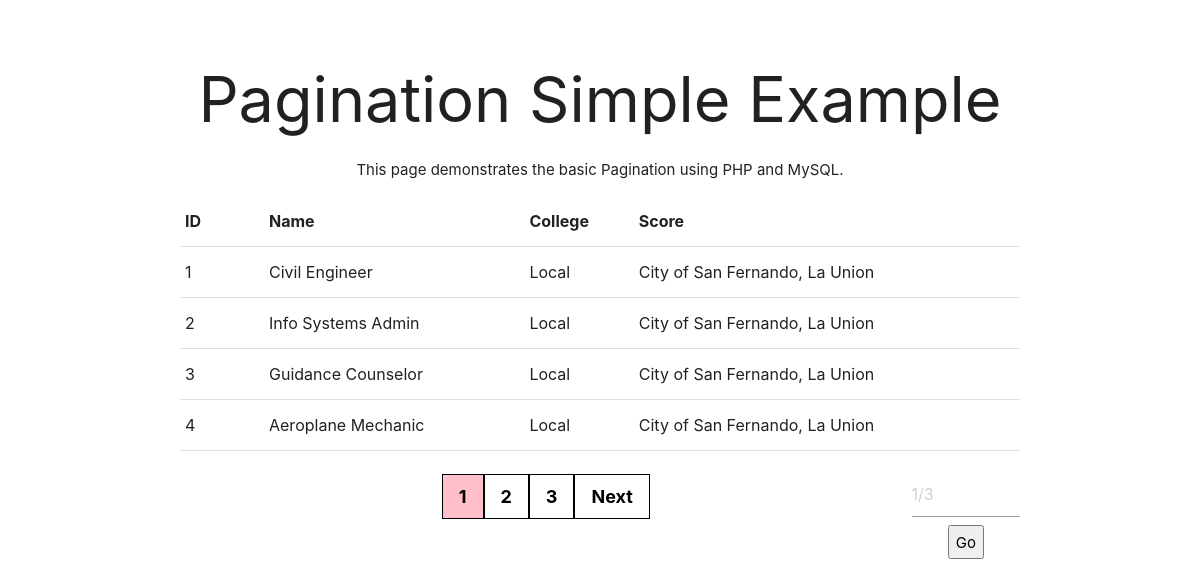
Screenshot of /job-offer/etc/index1.php with the database file from the repository.
### tables this page shows
CREATE TABLE `job_tbl` (
  `j_id` int(11) NOT NULL,
  `j_name` varchar(255) NOT NULL,
  `j_area` varchar(255) NOT NULL,
  `j_specialization` varchar(255) NOT NULL,
  `j_location` varchar(255) NOT NULL,
  `j_organization` varchar(255) NOT NULL,
  `j_count` int(11) NOT NULL,
  `j_description` varchar(255) NOT NULL,
  `j_img` varchar(255) NOT NULL
);

### job-offer/etc/index1.php (the view, shortened to what this page needs)
<html>
  <head>
    <link rel="stylesheet"
    <link rel="stylesheet" href="https://cdnjs.cloudflare.com/ajax/libs/materialize/1.0.0/css/materialize.min.css">
  </head>
  <body>
  <center>
    <?php
        require_once "conndb.php";
        $per_page_record = 4;
        if (isset($_GET["page"])) {
            $page  = $_GET["page"];
        }
        else {
          $page=1;
        }
        $start_from = ($page-1) * $per_page_record;
        $query = "SELECT * FROM job_tbl LIMIT $start_from, $per_page_record";
        $rs_result = mysqli_query ($conn, $query);
    ?>
    <div class="container">
      <br>
      <div>
        <h1>Pagination Simple Example</h1>
        <p>This page demonstrates the basic
           Pagination using PHP and MySQL.
        </p>
        <table class="table table-striped table-condensed
                                          table-bordered">
          <thead>
            <tr>
              <th width="10%">ID</th>
              <th>Name</th>
              <th>College</th>
              <th>Score</th>
            </tr>
          </thead>
          <tbody>
    <?php
            while ($row = mysqli_fetch_array($rs_result)) {
            ?>
            <tr>
             <td><?php echo $row["j_id"]; ?></td>
            <td><?php echo $row["j_name"]; ?></td>
            <td><?php echo $row["j_area"]; ?></td>
            <td><?php echo $row["j_location"]; ?></td>
            </tr>
            <?php
                };
            ?>
          </tbody>
        </table>
     <div class="pagination">
      <?php
        $query = "SELECT COUNT(*) FROM job_tbl";
        $rs_result = mysqli_query($conn, $query);
        $row = mysqli_fetch_row($rs_result);
        $total_records = $row[0];
        $total_pages = ceil($total_records / $per_page_record);
        $pagLink = "";
        for ($i=1; $i<=$total_pages; $i++) {
          if ($i == $page) {
              $pagLink .= "<a class = 'active' href='index1.php?page="
                                                .$i."'>".$i." </a>";
          }
          else  {
              $pagLink .= "<a href='index1.php?page=".$i."'>
                                                ".$i." </a>";
          }
        };
        echo $pagLink;
        if($page<$total_pages){
            echo "<a href='index1.php?page=".($page+1)."'>  Next </a>";
        }
      ?>
      </div>
      <div class="inline">
      <input id="page" type="number" min="1" max="<?php echo $total_pages?>"
      placeholder="<?php echo $page."/".$total_pages; ?>" required>
      <button onClick="go2Page();">Go</button>
     </div>
    </div>
  </div>
</center>
  </body>
</html>

### job-offer/etc/index1.php (style rules this page uses)
table { border-collapse: collapse; }
.inline { display: inline-block; float: right; margin: 20px 0px; }
input, button { height: 34px; }
.pagination { display: inline-block; }
.pagination a { font-weight:bold; font-size:18px; color: black; float: left; padding: 8px 16px; text-decoration: none; border:1px solid black; }
.pagination a.active { background-color: pink; }

### rows the page displays
job_tbl: j_id "1", j_name "Civil Engineer", j_area "Local", j_location "City of San Fernando, La Union"
job_tbl: j_id "2", j_name "Info Systems Admin", j_area "Local", j_location "City of San Fernando, La Union"
job_tbl: j_id "3", j_name "Guidance Counselor", j_area "Local", j_location "City of San Fernando, La Union"
job_tbl: j_id "4", j_name "Aeroplane Mechanic", j_area "Local", j_location "City of San Fernando, La Union"
